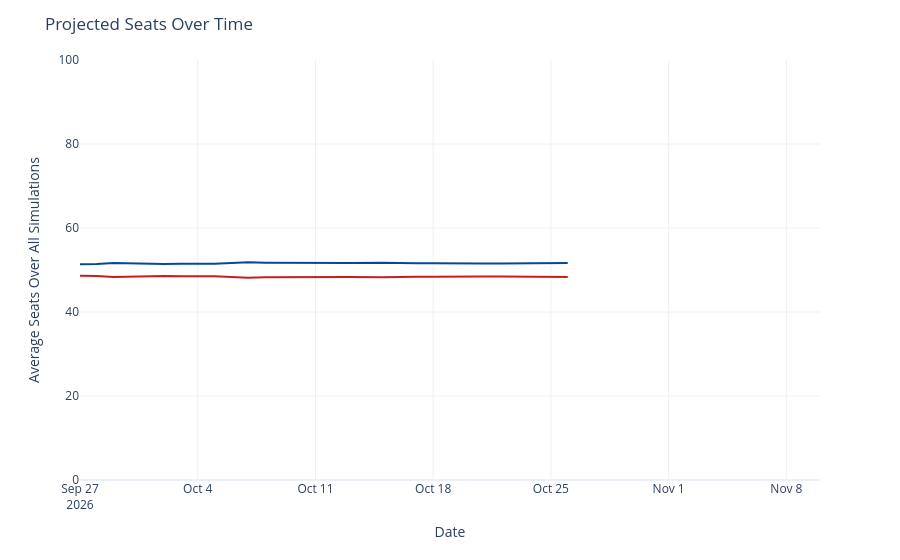

Here is the notebook cell this chart was saved with:
### Code cell
seats_over_time = output_ts[(output_ts['geo'] == 'US Senate') &
                             (output_ts['type'] == 'seats')]
seats_over_time['rep_seats'] = seats_over_time['y'].map(lambda x: 100 - x)
seats_over_time = seats_over_time.rename({'y': 'Democrats', 'rep_seats': 'Republicans'}, axis=1)
seats_time_ser = px.line(seats_over_time, x='date', y=['Democrats', 'Republicans'], template='plotly_white',
                        color_discrete_map={'Democrats': '#004b97', 'Republicans': '#c71e1d'},)
seats_time_ser.update_traces(hovertemplate="%{y:.1f}")
seats_time_ser.update_layout(
    xaxis=dict(range=[pd.to_datetime('2026-09-27'), pd.to_datetime('2026-11-10')]),
    yaxis=dict(range=[0, 100]),
    xaxis_title='Date',
    yaxis_title='Average Seats Over All Simulations',
    title=dict(text="Projected Seats Over Time"),
    hovermode="x",
    showlegend=False
)
seats_time_ser

### Figure 1 — Plotly figure (JSON) as saved in the notebook; plotly's stock layout.template omitted (floating-point values rounded to 4 significant figures)
{"data": [{"hovertemplate": "%{y:.1f}", "legendgroup": "Democrats", "line": {"color": "#004b97", "dash": "solid"}, "marker": {"symbol": "circle"}, "mode": "lines", "name": "Democrats", "orientation": "v", "showlegend": true, "type": "scatter", "x": ["2026-09-27", "2026-09-28", "2026-09-29", "2026-09-30", "2026-10-01", "2026-10-02", "2026-10-03", "2026-10-04", "2026-10-05", "2026-10-06", "2026-10-07", "2026-10-08", "2026-10-09", "2026-10-10", "2026-10-11", "2026-10-12", "2026-10-13", "2026-10-15", "2026-10-16", "2026-10-17", "2026-10-18", "2026-10-19", "2026-10-20", "2026-10-21", "2026-10-22", "2026-10-23", "2026-10-24", "2026-10-25", "2026-10-26"], "xaxis": "x", "y": [51.35, 51.4, 51.64, 51.51, 51.41, 51.42, 51.47, 51.47, 51.48, 51.68, 51.82, 51.75, 51.71, 51.62, 51.6, 51.62, 51.64, 51.74, 51.6, 51.58, 51.61, 51.53, 51.53, 51.56, 51.57, 51.59, 51.63, 51.62, 51.69], "yaxis": "y"}, {"hovertemplate": "%{y:.1f}", "legendgroup": "Republicans", "line": {"color": "#c71e1d", "dash": "solid"}, "marker": {"symbol": "circle"}, "mode": "lines", "name": "Republicans", "orientation": "v", "showlegend": true, "type": "scatter", "x": ["2026-09-27", "2026-09-28", "2026-09-29", "2026-09-30", "2026-10-01", "2026-10-02", "2026-10-03", "2026-10-04", "2026-10-05", "2026-10-06", "2026-10-07", "2026-10-08", "2026-10-09", "2026-10-10", "2026-10-11", "2026-10-12", "2026-10-13", "2026-10-15", "2026-10-16", "2026-10-17", "2026-10-18", "2026-10-19", "2026-10-20", "2026-10-21", "2026-10-22", "2026-10-23", "2026-10-24", "2026-10-25", "2026-10-26"], "xaxis": "x", "y": [48.65, 48.6, 48.36, 48.49, 48.59, 48.58, 48.53, 48.53, 48.52, 48.32, 48.18, 48.25, 48.29, 48.38, 48.4, 48.38, 48.36, 48.26, 48.4, 48.42, 48.39, 48.47, 48.47, 48.44, 48.43, 48.41, 48.37, 48.38, 48.31], "yaxis": "y"}], "layout": {"hovermode": "x", "legend": {"title": {"text": "variable"}, "tracegroupgap": 0}, "margin": {"t": 60}, "showlegend": false, "title": {"text": "Projected Seats Over Time"}, "xaxis": {"anchor": "y", "domain": [0, 1], "range": ["2026-09-27T00:00:00", "2026-11-10T00:00:00"], "title": {"text": "Date"}}, "yaxis": {"anchor": "x", "domain": [0, 1], "range": [0, 100], "title": {"text": "Average Seats Over All Simulations"}}}}
